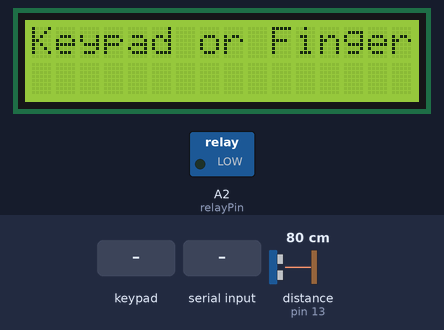
A sketch run on a simulated Arduino Uno, built with avr-gcc and run on an emulated ATmega328P. Parts: 16×2 character LCD, switched loads named in the sketch (green lamp = pin HIGH). Wiring (inferred from the names in the program): ultrasonic range finder: trigger pin 12; echo pin 13. The inputs (shaded band) are chosen by the test bench; at power-on: distance to the obstacle (sensor on pin 13) 80 cm. The echo pulse lasts 58.3 µs per cm; pins used as bus, display or sensor lines are not drawn; what the sketch prints to the serial monitor is not drawn.

Above: at 1.2 s.
1.3 s: keypad keys 1 2 3 4 # pressed 0.4 s apart
At 3.8 s:
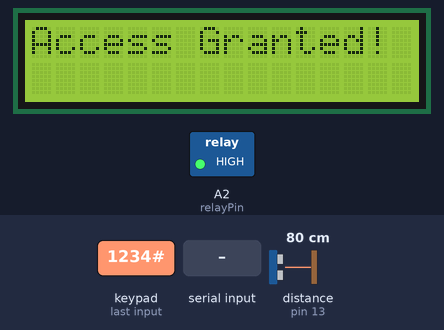
6.3 s: "C" received over the second serial link
At 7.2 s:
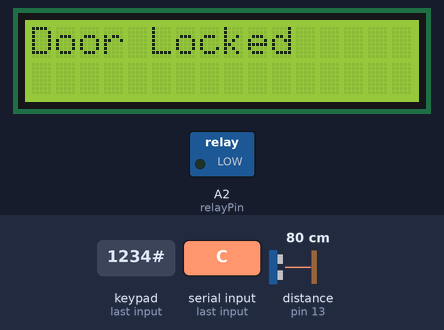
9.3 s: distance to the obstacle (sensor on pin 13) set to 250 cm
At 10.5 s:
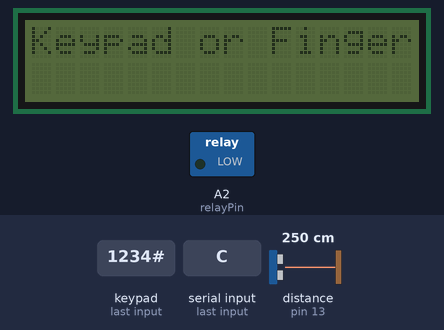
10.8 s: "O" received over the second serial link
At 11.4 s:
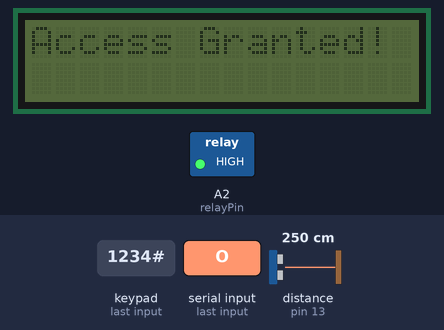
13.8 s: key 'B' pressed
At 15.0 s:
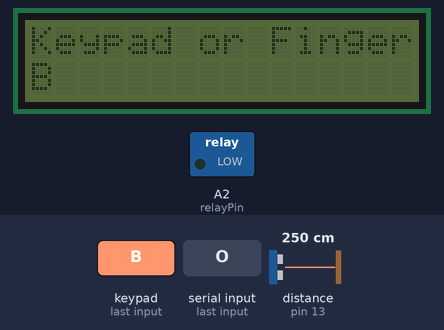
15.3 s: key 'A' pressed
At 15.6 s:
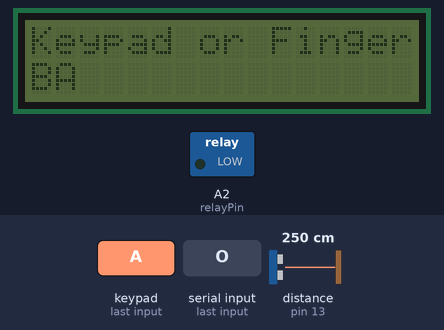
Timing chart, 0 to 17.8 s (numbered marks = the images above; inputs shaded):
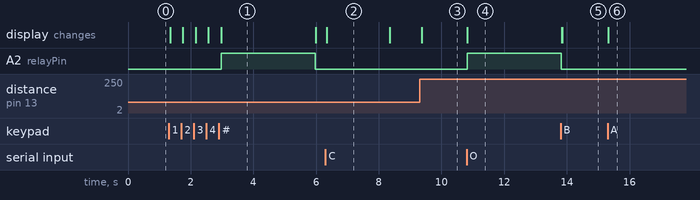

The sketch:

test.ino
```cpp
#include <Wire.h>
#include <LiquidCrystal_I2C.h>
#include <Keypad.h>
#include <Adafruit_Fingerprint.h>
#include <SoftwareSerial.h>
#include <AltSoftSerial.h>

// Khai báo LCD 16x2 với địa chỉ I2C 0x21
LiquidCrystal_I2C lcd(0x21, 16, 2);

// Khai báo cảm biến vân tay (TX -> A0, RX -> A1)
SoftwareSerial fingerSerial(A0, A1);
Adafruit_Fingerprint finger = Adafruit_Fingerprint(&fingerSerial);

// Khai báo Bluetooth HC-05 (TX 10, RX 11) dùng AltSoftSerial
AltSoftSerial BTSerial;

// Cấu hình Keypad 4x4
const byte ROWS = 4;
const byte COLS = 4;
char keys[ROWS][COLS] = {
    {'1', '2', '3', 'A'},
    {'4', '5', '6', 'B'},
    {'7', '8', '9', 'C'},
    {'*', '0', '#', 'D'}
};
byte rowPins[ROWS] = {11, 10, 7, 6};
byte colPins[COLS] = {5, 4, 3, 2};
Keypad keypad = Keypad(makeKeymap(keys), rowPins, colPins, ROWS, COLS);

// Chân Relay
const int relayPin = A2;

// Cảm biến SRF05
const int trigPin = 12;
const int echoPin = 13;

// Mật khẩu đúng
String correctPassword = "1234";
String inputPassword = "";

// Hàm đo khoảng cách bằng SRF05
float getDistance() {
    digitalWrite(trigPin, LOW);
    delayMicroseconds(2);
    digitalWrite(trigPin, HIGH);
    delayMicroseconds(10);
    digitalWrite(trigPin, LOW);

    long duration = pulseIn(echoPin, HIGH);
    float distance = duration * 0.034 / 2;
    return distance; // Khoảng cách tính bằng cm
}

// Hàm kiểm tra bật/tắt LCD theo khoảng cách
void updateLCDState() {
    float distance = getDistance();
    if (distance < 200) { // Nếu khoảng cách < 200cm (2m), bật LCD
        lcd.backlight();
    } else { // Nếu xa hơn 2m, tắt LCD
        lcd.noBacklight();
    }
}

// Hàm kiểm tra mật khẩu
void checkPassword() {
    if (inputPassword == correctPassword) {
        unlockDoor();
    } else {
        lcd.clear();
        lcd.setCursor(0, 0);
        lcd.print("Wrong Password!");
        delay(2000);
        lcd.clear();
        lcd.setCursor(0, 0);
        lcd.print("Keypad or Finger");
    }
    inputPassword = ""; // Xóa mật khẩu nhập vào
}

// Hàm mở khóa cửa
void unlockDoor() {
    lcd.clear();
    lcd.setCursor(0, 0);
    lcd.print("Access Granted!");
    digitalWrite(relayPin, HIGH); // Bật relay (mở khóa)
    delay(3000); // Giữ relay 3s
    digitalWrite(relayPin, LOW);  // Tắt relay (khóa lại)
    lcd.clear();
    lcd.setCursor(0, 0);
    lcd.print("Keypad or Finger");
}

// Hàm kiểm tra vân tay
void checkFingerprint() {
    if (finger.getImage() == FINGERPRINT_OK) {
        if (finger.image2Tz() == FINGERPRINT_OK && finger.fingerFastSearch() == FINGERPRINT_OK) {
            unlockDoor();
        } else {
            lcd.clear();
            lcd.setCursor(0, 0);
            lcd.print("Fingerprint Fail!");
            delay(2000);
            lcd.clear();
            lcd.setCursor(0, 0);
            lcd.print("Keypad or Finger");
        }
    }
}

// Hàm kiểm tra tín hiệu từ Bluetooth
void checkBluetooth() {
    if (BTSerial.available()) {  // Nếu có dữ liệu từ Bluetooth
        char command = BTSerial.read();  // Đọc ký tự
        Serial.print("Bluetooth nhận: ");
        Serial.println(command);

        if (command == 'O') {  // Nhận ký tự 'O' (Open)
            unlockDoor();
        } else if (command == 'C') {  // Nhận ký tự 'C' (Close)
            digitalWrite(relayPin, LOW);
            lcd.clear();
            lcd.setCursor(0, 0);
            lcd.print("Door Locked");
            delay(2000);
            lcd.clear();
            lcd.setCursor(0, 0);
            lcd.print("Keypad or Finger");
        }
    }
}

void setup() {
    pinMode(relayPin, OUTPUT);
    digitalWrite(relayPin, LOW);

    pinMode(trigPin, OUTPUT);
    pinMode(echoPin, INPUT);

    lcd.init();
    lcd.backlight();
    lcd.setCursor(0, 0);
    lcd.print("Keypad or Finger");

    Serial.begin(9600);
    BTSerial.begin(9600);  // Khởi động Bluetooth HC-05
    fingerSerial.begin(57600); // Khởi động vân tay

    if (finger.verifyPassword()) {
        Serial.println("Fingerprint sensor OK!");
    } else {
        Serial.println("Fingerprint sensor NOT found!");
        while (1);
    }
}

void loop() {
    updateLCDState(); // Kiểm tra khoảng cách và bật/tắt LCD

    char key = keypad.getKey();
    if (key) {
        if (key == '#') {
            checkPassword();
        } else if (key == '*') {
            inputPassword = "";
            lcd.clear();
            lcd.setCursor(0, 0);
            lcd.print("Keypad or Finger");
        } else {
            inputPassword += key;
            lcd.setCursor(0, 1);
            lcd.print(inputPassword);
        }
    }

    checkFingerprint(); // Kiểm tra vân tay liên tục
    checkBluetooth();   // Kiểm tra Bluetooth để mở/đóng khóa
}
```

Measured:
- after the input at 1.3 s, A2 (relayPin): LOW → HIGH after 1.7 s, → LOW 3.0 s later; the display: first changes after 0.05 s (image 1 shows a later state)
- after the input at 6.3 s, the display: changes at once (image 2)
- after the input at 9.3 s, the display: changes after 0.07 s (image 3)
- after the input at 10.8 s, A2 (relayPin): LOW → HIGH at once; the display: changes at once (image 4)
- after the input at 13.8 s, the display: first differs from a run without the input after 0.06 s (image 5)
- after the input at 15.3 s, the display: changes at once (image 6)
- what the display in image 1 shows lasts 3.0 s, from 3.0 s to 6.0 s
